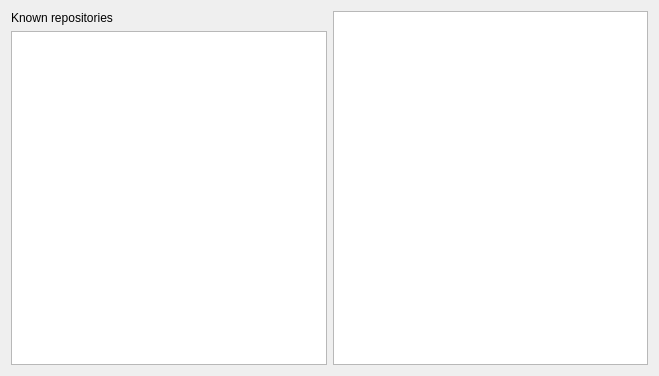
<?xml version="1.0" encoding="UTF-8"?>
<ui version="4.0">
 <class>DBOverView</class>
 <widget class="QWidget" name="DBOverView">
  <property name="geometry">
   <rect>
    <x>0</x>
    <y>0</y>
    <width>659</width>
    <height>376</height>
   </rect>
  </property>
  <property name="windowTitle">
   <string>Form</string>
  </property>
  <layout class="QHBoxLayout" name="horizontalLayout">
   <item>
    <layout class="QVBoxLayout" name="m_ReposLayout">
     <item>
      <widget class="QLabel" name="m_RepositoryLabel">
       <property name="text">
        <string>Known repositories</string>
       </property>
      </widget>
     </item>
     <item>
      <widget class="QListView" name="m_ReposListView"/>
     </item>
    </layout>
   </item>
   <item>
    <widget class="KTextBrowser" name="m_RepostatusBrowser"/>
   </item>
  </layout>
 </widget>
 <customwidgets>
  <customwidget>
   <class>KTextBrowser</class>
   <extends>QTextBrowser</extends>
   <header>ktextbrowser.h</header>
  </customwidget>
 </customwidgets>
 <resources/>
 <connections/>
</ui>
